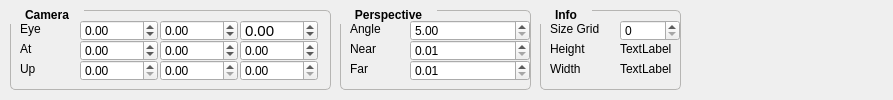
        <widget class="QWidget" name="scrollAreaWidgetContents_2">
         <property name="geometry">
          <rect>
           <x>0</x>
           <y>0</y>
           <width>893</width>
           <height>100</height>
          </rect>
         </property>
         <widget class="QGroupBox" name="groupBox">
          <property name="geometry">
           <rect>
            <x>10</x>
            <y>10</y>
            <width>321</width>
            <height>80</height>
           </rect>
          </property>
          <property name="font">
           <font>
            <pointsize>9</pointsize>
            <weight>75</weight>
            <bold>true</bold>
           </font>
          </property>
          <property name="styleSheet">
           <string notr="true">QGroupBox::title { 
   
     subcontrol-position: top left; /* position at the top left*/ 
  padding: 2px 13px;
   margin-top: -5px;
    
 }

QGroupBox{
   border: 1px solid rgb(182, 181, 179);
  border-radius: 5px;
}</string>
          </property>
          <property name="title">
           <string>Camera</string>
          </property>
          <widget class="QDoubleSpinBox" name="dEyex">
           <property name="geometry">
            <rect>
             <x>70</x>
             <y>10</y>
             <width>78</width>
             <height>21</height>
            </rect>
           </property>
           <property name="minimum">
            <double>-9000.000000000000000</double>
           </property>
           <property name="maximum">
            <double>9000.000000000000000</double>
           </property>
          </widget>
          <widget class="QDoubleSpinBox" name="dEyey">
           <property name="geometry">
            <rect>
             <x>150</x>
             <y>10</y>
             <width>78</width>
             <height>21</height>
            </rect>
           </property>
           <property name="minimum">
            <double>-9000.000000000000000</double>
           </property>
           <property name="maximum">
            <double>9000.000000000000000</double>
           </property>
          </widget>
          <widget class="QDoubleSpinBox" name="dEyez">
           <property name="geometry">
            <rect>
             <x>230</x>
             <y>10</y>
             <width>78</width>
             <height>21</height>
            </rect>
           </property>
           <property name="font">
            <font>
             <pointsize>11</pointsize>
            </font>
           </property>
           <property name="minimum">
            <double>-9000.000000000000000</double>
           </property>
           <property name="maximum">
            <double>9000.000000000000000</double>
           </property>
          </widget>
          <widget class="QDoubleSpinBox" name="dAtx">
           <property name="geometry">
            <rect>
             <x>70</x>
             <y>30</y>
             <width>78</width>
             <height>21</height>
            </rect>
           </property>
           <property name="minimum">
            <double>-9000.000000000000000</double>
           </property>
           <property name="maximum">
            <double>9000.000000000000000</double>
           </property>
          </widget>
          <widget class="QDoubleSpinBox" name="dAty">
           <property name="geometry">
            <rect>
             <x>150</x>
             <y>30</y>
             <width>78</width>
             <height>21</height>
            </rect>
           </property>
           <property name="minimum">
            <double>-9000.000000000000000</double>
           </property>
           <property name="maximum">
            <double>9000.000000000000000</double>
           </property>
          </widget>
          <widget class="QDoubleSpinBox" name="dAtz">
           <property name="geometry">
            <rect>
             <x>230</x>
             <y>30</y>
             <width>78</width>
             <height>21</height>
            </rect>
           </property>
           <property name="minimum">
            <double>-9000.000000000000000</double>
           </property>
           <property name="maximum">
            <double>9000.000000000000000</double>
           </property>
          </widget>
          <widget class="QDoubleSpinBox" name="dUpx">
           <property name="geometry">
            <rect>
             <x>70</x>
             <y>50</y>
             <width>78</width>
             <height>21</height>
            </rect>
           </property>
           <property name="maximum">
            <double>1.000000000000000</double>
           </property>
          </widget>
          <widget class="QDoubleSpinBox" name="dUpy">
           <property name="geometry">
            <rect>
             <x>150</x>
             <y>50</y>
             <width>78</width>
             <height>21</height>
            </rect>
           </property>
           <property name="maximum">
            <double>1.000000000000000</double>
           </property>
          </widget>
          <widget class="QDoubleSpinBox" name="dUpz">
           <property name="geometry">
            <rect>
             <x>230</x>
             <y>50</y>
             <width>78</width>
             <height>21</height>
            </rect>
           </property>
           <property name="maximum">
            <double>1.000000000000000</double>
           </property>
          </widget>
          <widget class="QLabel" name="label">
           <property name="geometry">
            <rect>
             <x>10</x>
             <y>10</y>
             <width>66</width>
             <height>17</height>
            </rect>
           </property>
           <property name="text">
            <string>Eye</string>
           </property>
          </widget>
          <widget class="QLabel" name="label_2">
           <property name="geometry">
            <rect>
             <x>10</x>
             <y>30</y>
             <width>66</width>
             <height>17</height>
            </rect>
           </property>
           <property name="text">
            <string>At</string>
           </property>
          </widget>
          <widget class="QLabel" name="label_3">
           <property name="geometry">
            <rect>
             <x>10</x>
             <y>50</y>
             <width>66</width>
             <height>17</height>
            </rect>
           </property>
           <property name="text">
            <string>Up</string>
           </property>
          </widget>
         </widget>
         <widget class="QGroupBox" name="groupBox_2">
          <property name="geometry">
           <rect>
            <x>340</x>
            <y>10</y>
            <width>191</width>
            <height>80</height>
           </rect>
          </property>
          <property name="font">
           <font>
            <pointsize>9</pointsize>
            <weight>75</weight>
            <bold>true</bold>
           </font>
          </property>
          <property name="styleSheet">
           <string notr="true">QGroupBox::title { 
   
     subcontrol-position: top left; /* position at the top left*/ 
  padding: 2px 13px;
   margin-top: -5px;
    
 }

QGroupBox{
   border: 1px solid rgb(182, 181, 179);
  border-radius: 5px;
}</string>
          </property>
          <property name="title">
           <string>Perspective</string>
          </property>
          <widget class="QDoubleSpinBox" name="anglePerspective">
           <property name="geometry">
            <rect>
             <x>70</x>
             <y>10</y>
             <width>120</width>
             <height>21</height>
            </rect>
           </property>
           <property name="minimum">
            <double>5.000000000000000</double>
           </property>
           <property name="maximum">
            <double>180.000000000000000</double>
           </property>
          </widget>
          <widget class="QDoubleSpinBox" name="nearPerspective">
           <property name="geometry">
            <rect>
             <x>70</x>
             <y>30</y>
             <width>120</width>
             <height>21</height>
            </rect>
           </property>
           <property name="minimum">
            <double>0.010000000000000</double>
           </property>
           <property name="maximum">
            <double>100.000000000000000</double>
           </property>
          </widget>
          <widget class="QDoubleSpinBox" name="farPerspective">
           <property name="geometry">
            <rect>
             <x>70</x>
             <y>50</y>
             <width>120</width>
             <height>21</height>
            </rect>
           </property>
           <property name="minimum">
            <double>0.010000000000000</double>
           </property>
           <property name="maximum">
            <double>9999999.000000000000000</double>
           </property>
          </widget>
          <widget class="QLabel" name="label_4">
           <property name="geometry">
            <rect>
             <x>10</x>
             <y>10</y>
             <width>66</width>
             <height>17</height>
            </rect>
           </property>
           <property name="text">
            <string>Angle</string>
           </property>
          </widget>
          <widget class="QLabel" name="label_5">
           <property name="geometry">
            <rect>
             <x>10</x>
             <y>30</y>
             <width>66</width>
             <height>17</height>
            </rect>
           </property>
           <property name="text">
            <string>Near</string>
           </property>
          </widget>
          <widget class="QLabel" name="label_6">
           <property name="geometry">
            <rect>
             <x>10</x>
             <y>50</y>
             <width>66</width>
             <height>17</height>
            </rect>
           </property>
           <property name="text">
            <string>Far</string>
           </property>
          </widget>
         </widget>
         <widget class="QGroupBox" name="groupBox_3">
          <property name="geometry">
           <rect>
            <x>540</x>
            <y>10</y>
            <width>141</width>
            <height>80</height>
           </rect>
          </property>
          <property name="font">
           <font>
            <pointsize>9</pointsize>
            <weight>75</weight>
            <bold>true</bold>
            <underline>false</underline>
            <strikeout>false</strikeout>
            <kerning>true</kerning>
           </font>
          </property>
          <property name="styleSheet">
           <string notr="true">QGroupBox::title { 
   
     subcontrol-position: top left; /* position at the top left*/ 
  padding: 2px 13px;
   margin-top: -5px;
    
 }

QGroupBox{
   border: 1px solid rgb(182, 181, 179);
  border-radius: 5px;
}</string>
          </property>
          <property name="title">
           <string>Info</string>
          </property>
          <widget class="QLabel" name="label_7">
           <property name="geometry">
            <rect>
             <x>10</x>
             <y>10</y>
             <width>66</width>
             <height>17</height>
            </rect>
           </property>
           <property name="text">
            <string>Size Grid</string>
           </property>
          </widget>
          <widget class="QLabel" name="label_8">
           <property name="geometry">
            <rect>
             <x>10</x>
             <y>30</y>
             <width>66</width>
             <height>17</height>
            </rect>
           </property>
           <property name="text">
            <string>Height</string>
           </property>
          </widget>
          <widget class="QLabel" name="label_9">
           <property name="geometry">
            <rect>
             <x>10</x>
             <y>50</y>
             <width>66</width>
             <height>17</height>
            </rect>
           </property>
           <property name="text">
            <string>Width</string>
           </property>
          </widget>
          <widget class="QSpinBox" name="sizeGrid">
           <property name="geometry">
            <rect>
             <x>80</x>
             <y>10</y>
             <width>60</width>
             <height>21</height>
            </rect>
           </property>
           <property name="minimum">
            <number>0</number>
           </property>
           <property name="maximum">
            <number>900</number>
           </property>
          </widget>
          <widget class="QLabel" name="height_l">
           <property name="geometry">
            <rect>
             <x>80</x>
             <y>30</y>
             <width>66</width>
             <height>17</height>
            </rect>
           </property>
           <property name="text">
            <string>TextLabel</string>
           </property>
          </widget>
          <widget class="QLabel" name="width_l">
           <property name="geometry">
            <rect>
             <x>80</x>
             <y>50</y>
             <width>66</width>
             <height>17</height>
            </rect>
           </property>
           <property name="text">
            <string>TextLabel</string>
           </property>
          </widget>
         </widget>
        </widget>
